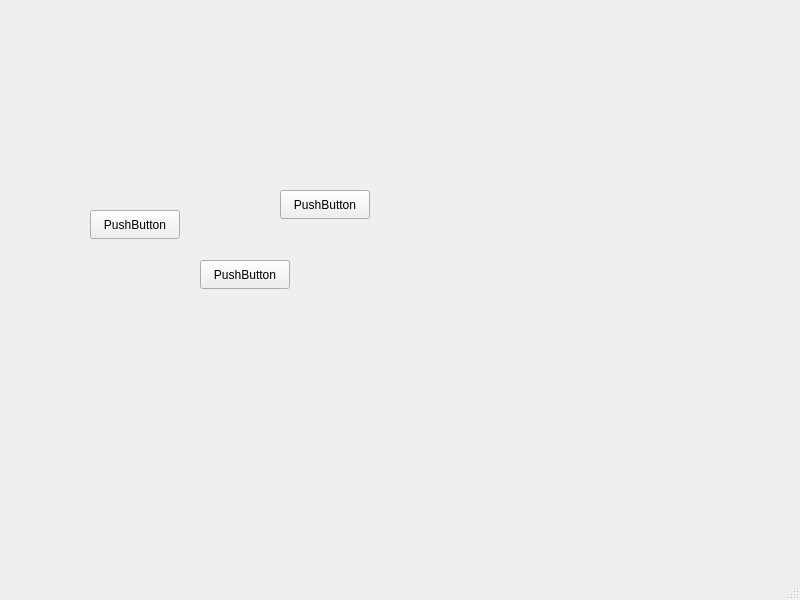
<?xml version="1.0" encoding="UTF-8"?>
<ui version="4.0">
 <class>MainWindow</class>
 <widget class="QMainWindow" name="MainWindow">
  <property name="geometry">
   <rect>
    <x>0</x>
    <y>0</y>
    <width>800</width>
    <height>600</height>
   </rect>
  </property>
  <property name="windowTitle">
   <string>MainWindow</string>
  </property>
  <widget class="QWidget" name="centralwidget">
   <widget class="QPushButton" name="pushButton">
    <property name="geometry">
     <rect>
      <x>90</x>
      <y>210</y>
      <width>90</width>
      <height>29</height>
     </rect>
    </property>
    <property name="text">
     <string>PushButton</string>
    </property>
   </widget>
   <widget class="QPushButton" name="pushButton_2">
    <property name="geometry">
     <rect>
      <x>200</x>
      <y>260</y>
      <width>90</width>
      <height>29</height>
     </rect>
    </property>
    <property name="text">
     <string>PushButton</string>
    </property>
   </widget>
   <widget class="QPushButton" name="pushButton_3">
    <property name="geometry">
     <rect>
      <x>280</x>
      <y>190</y>
      <width>90</width>
      <height>29</height>
     </rect>
    </property>
    <property name="text">
     <string>PushButton</string>
    </property>
   </widget>
  </widget>
  <widget class="QMenuBar" name="menubar">
   <property name="geometry">
    <rect>
     <x>0</x>
     <y>0</y>
     <width>800</width>
     <height>25</height>
    </rect>
   </property>
  </widget>
  <widget class="QStatusBar" name="statusbar"/>
 </widget>
 <resources/>
 <connections/>
</ui>
